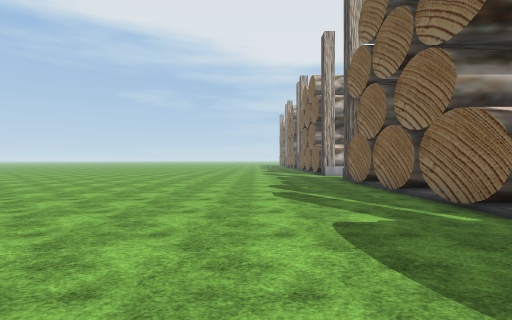
View 1 (above)

24 first-person views from a walk through a 3-D level made in the Unity game engine. The camera is 1.5 m above the floor, looks level and sees 85° across. The floor is counted in squares, 2 m on a side. Each view is taken from the middle of a square. On the plan, view 1 faces up. The plan holds only what a view shows up to about 10 squares ahead; the rest is blank. The place goes on beyond the plan. Flat ground stands in for the terrain. Some animated figures are left out. Some surface patterns are stand-ins.

View 2
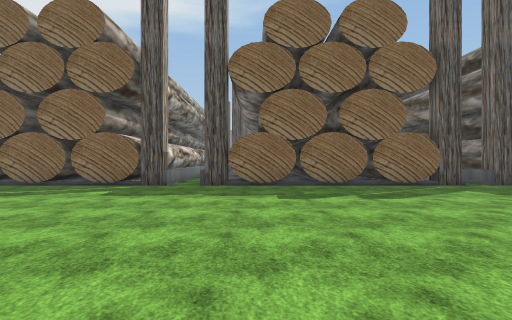

View 3
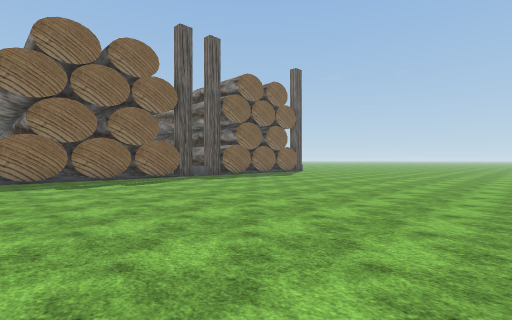

View 4
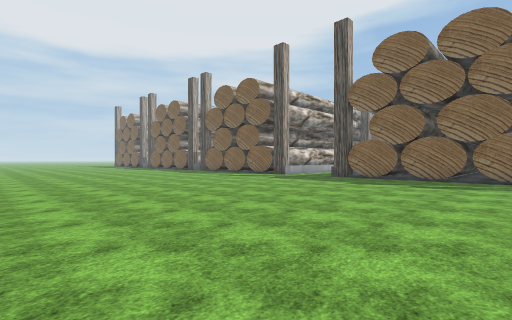

View 5
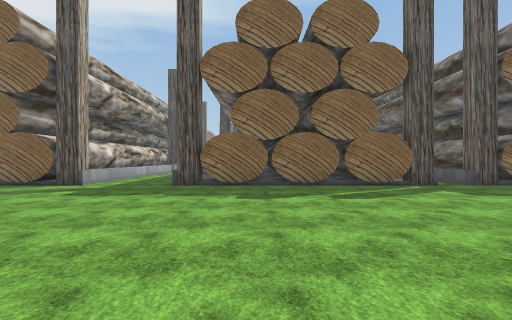

View 6
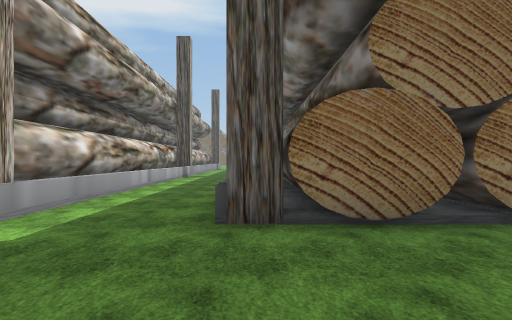

View 7
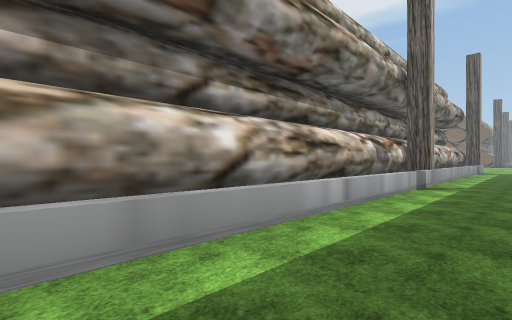

View 8
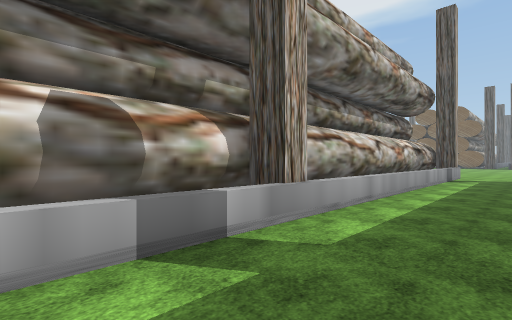

View 9
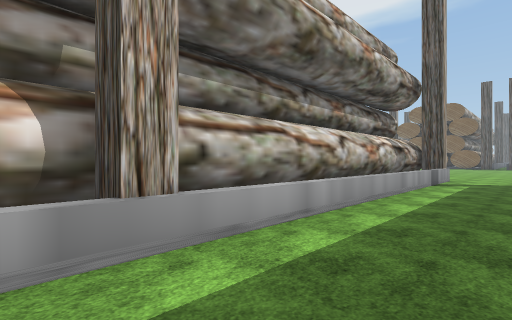

View 10
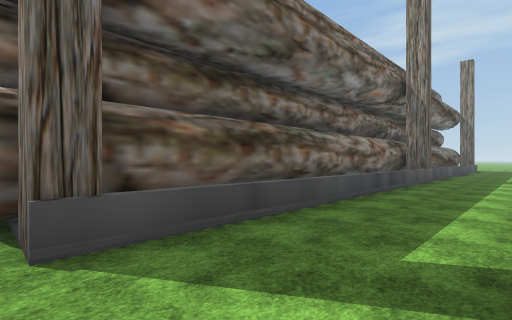

View 11
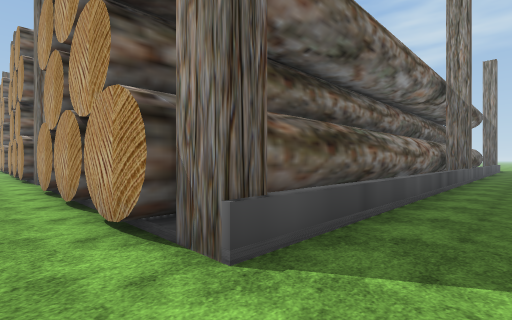

View 12
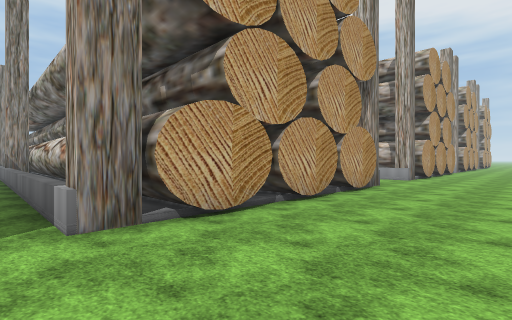

View 13
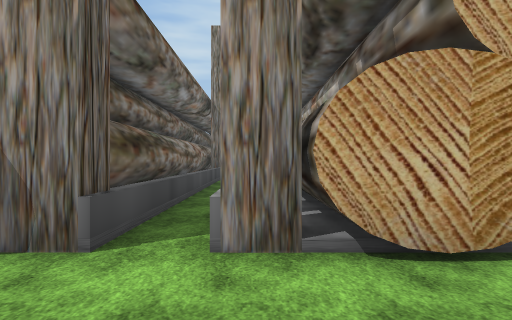

View 14
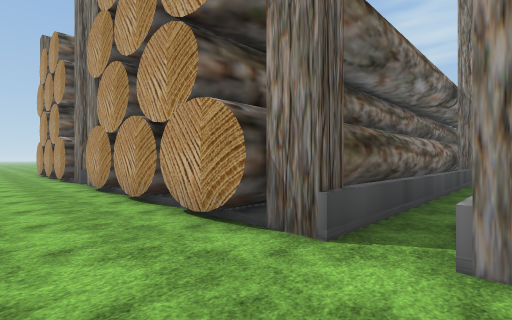

View 15
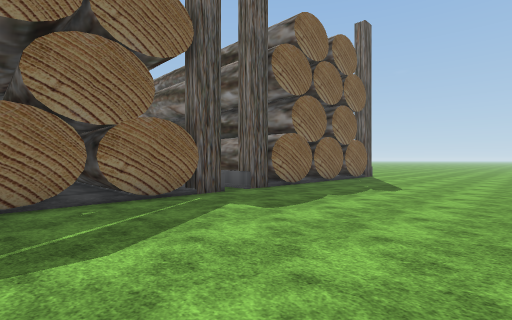

View 16
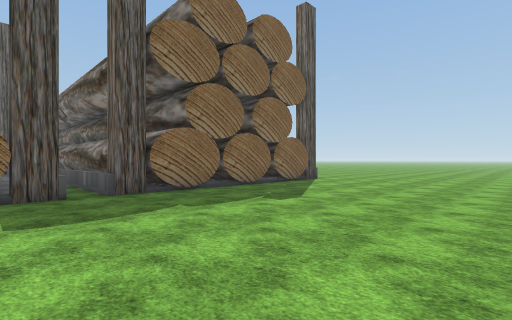

View 17
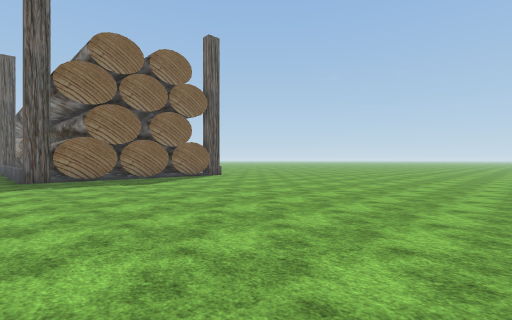

View 18
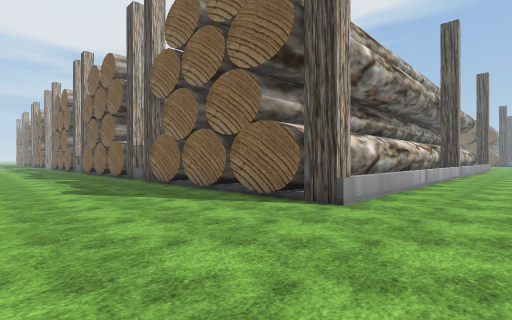

View 19
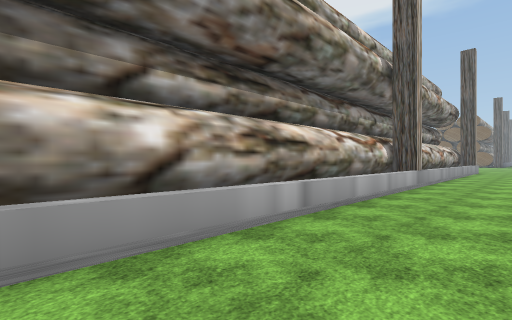

View 20
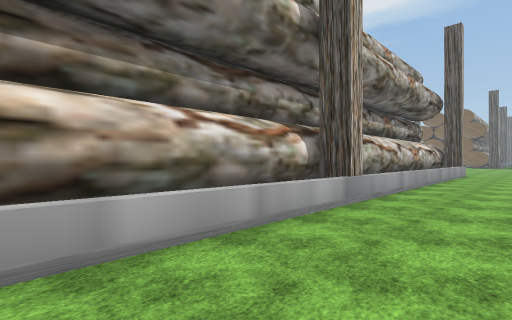

View 21
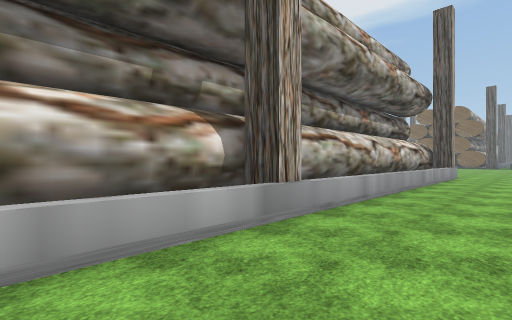

View 22
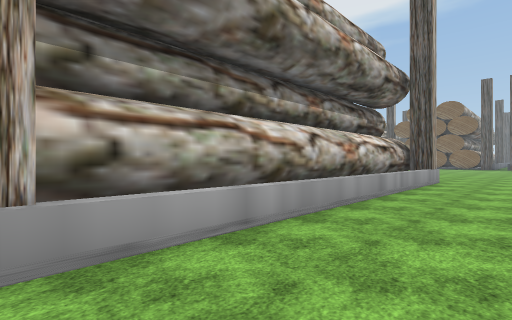

View 23
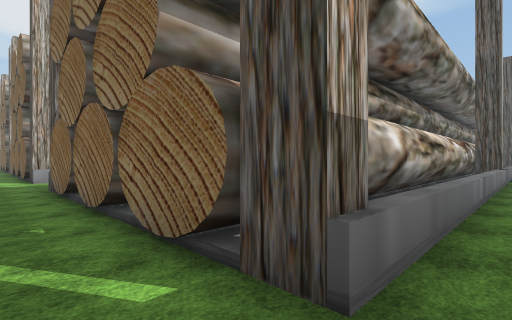

View 24
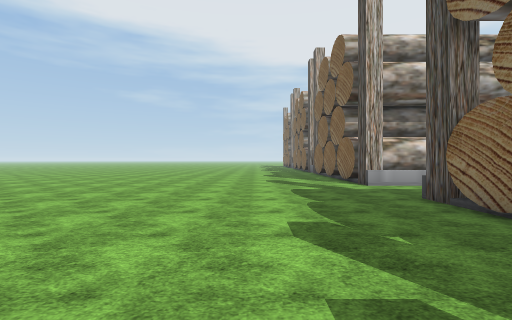

### Floor plan
Key: @ floor where view 1 was taken; # wall or solid block; x gap in a wall; . floor; = window, fence, low wall or low ledge; ^ raised ledge.
Columns run from 8 left of view 1 to 28 right of it. Each row starts with its distance up from view 1.
 15 ...........#
 14 ...........###################### ..
 13 ............^^^^^^^^^^#^^^^^^^^^^...
 12 ....................................
 11 .....................................
 10 ...........##        ############....
  9 ...........###         ###########...
  8 ...........##                    #...
  7 ...........##                    #...
  6 ...........##                   ##...
  5 ...........###                  ##...
  4 ...........##################  ###...
  3      ......##^^^^^^^^^#^^^^^^^^^#....
  2      ...............     ............
  1 ...........###         ###########..
  0 ........@..#                     #..
 -1 ...........#                     #..
 -2 ...........###                   #..
 -3 ...........###                   #..
 -4 ...........###                   #..
 -5 ...........##                    #..
 -6 ...........x^ ^^^^               ...
 -7 ...........##====               #..
 -8 ...........######               ##.
 -9 ...........##                    #.
-10 ...........##
-11 ...........#
-12 ...........#
-13 ...........#
-14 ...........#######################
-15 ............==========#=========#..
-16  .... .............................
-17  ...  ..........................

Positions as (right, up) in squares from view 1, and headings:
1: (0, 0), facing up
2: (-5, 0), facing right
3: (-8, 1), facing down-right
4: (-8, 4), facing up-right
5: (-5, 8), facing right
6: (0, 10), facing right
7: (4, 11), facing up-right
8: (11, 11), facing up-right
9: (13, 11), facing up-right
10: (25, 13), facing down-left
11: (26, 12), facing down-left
12: (28, 2), facing up-left
13: (27, 3), facing left
14: (27, 3), facing down-left
15: (-2, -2), facing down-right
16: (-3, -5), facing down-right
17: (-8, -6), facing down-right
18: (-1, -17), facing up-right
19: (5, -17), facing up-right
20: (9, -17), facing up-right
21: (11, -17), facing up-right
22: (14, -17), facing up-right
23: (2, 2), facing up-right
24: (0, 5), facing up
